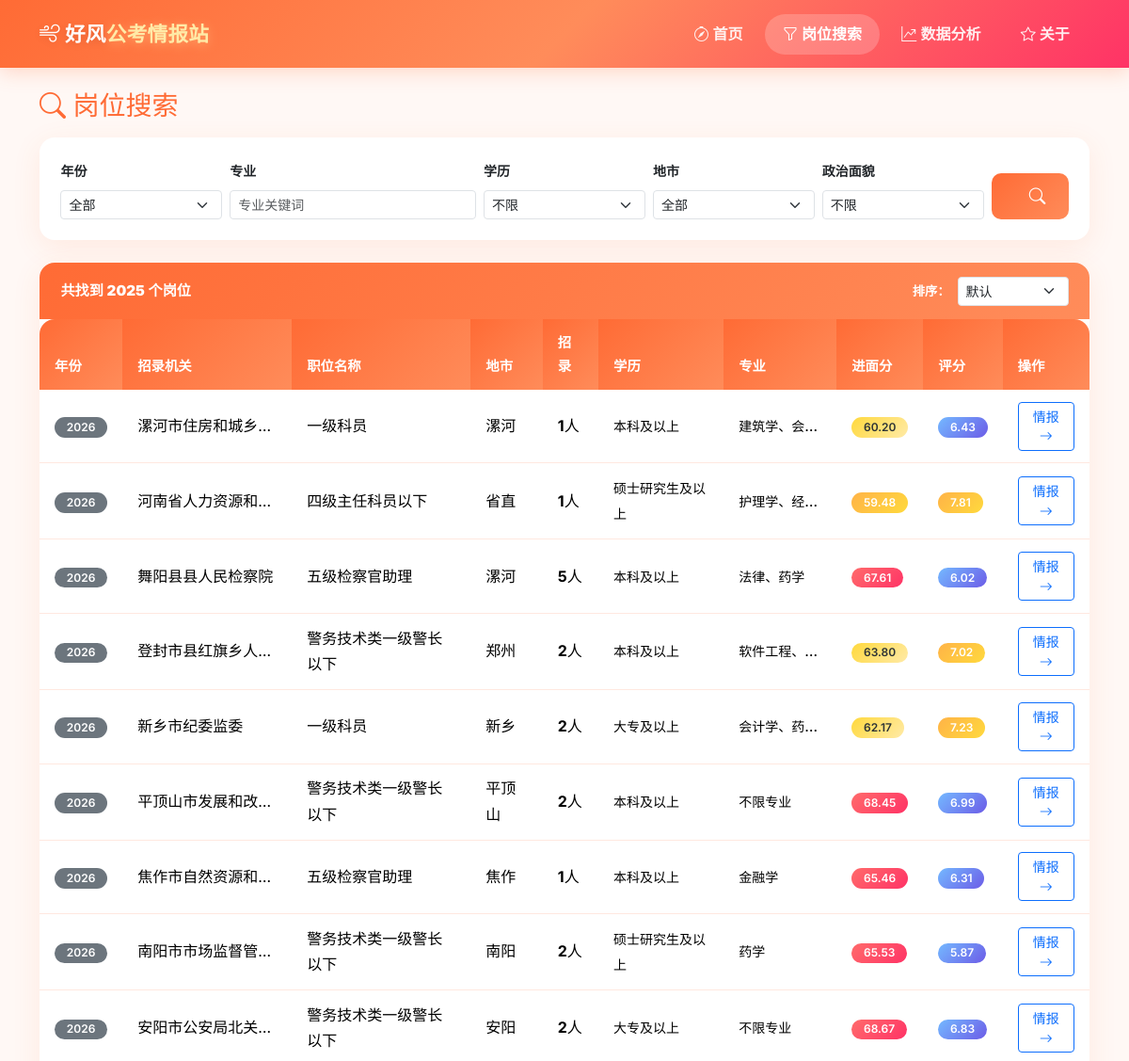
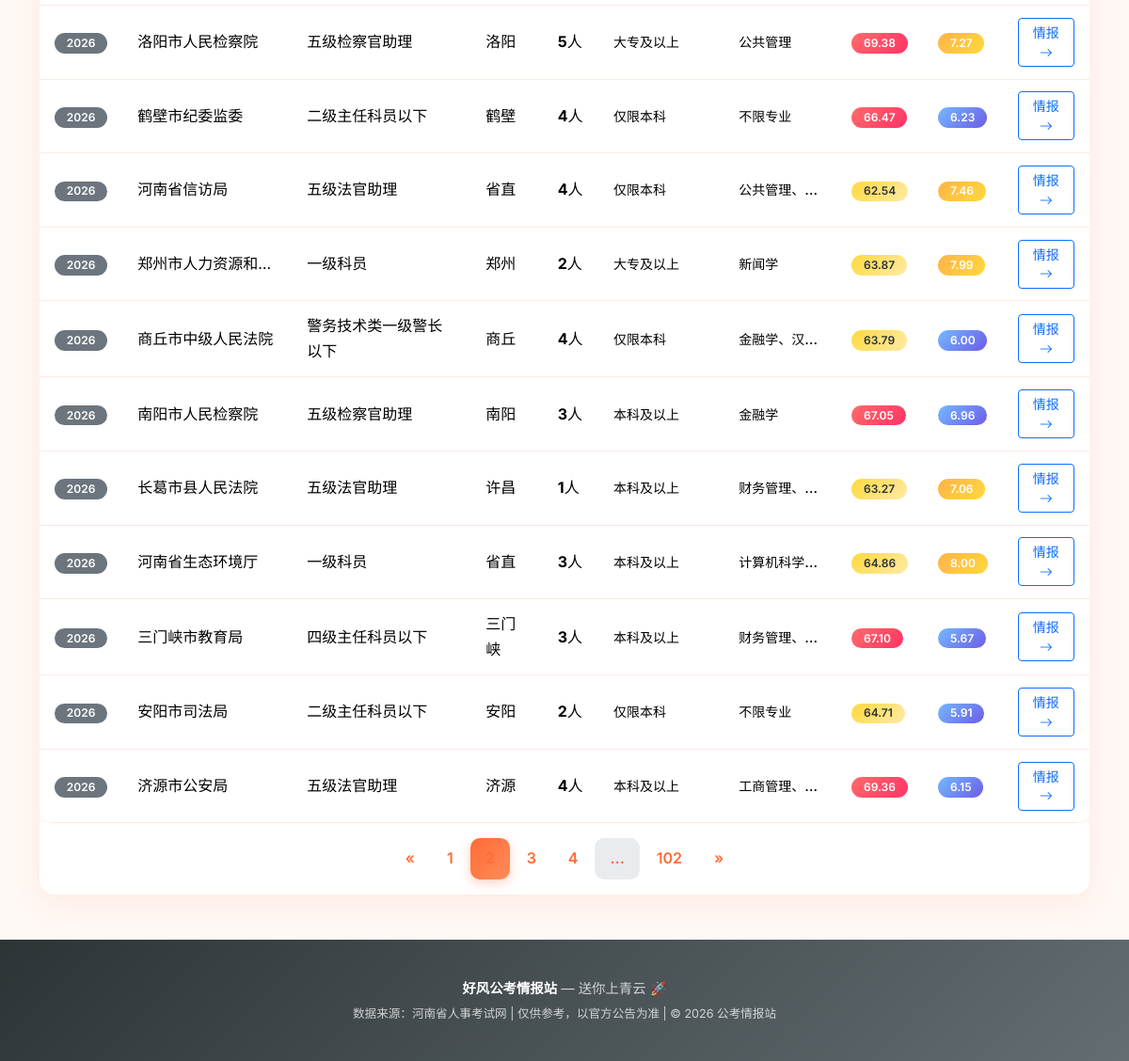
Page /search?page=2& on the committed database (2 pictures, top to bottom).
### tables this page shows
CREATE TABLE positions (
            id INTEGER PRIMARY KEY AUTOINCREMENT,
            year INTEGER NOT NULL,
            unit TEXT NOT NULL,
            position_name TEXT NOT NULL,
            position_code TEXT,
            recruit_num INTEGER,
            major_requirement TEXT,
            education TEXT,
            degree TEXT,
            political_status TEXT,
            experience_requirement TEXT,
            other_conditions TEXT,
            notes TEXT,
            exam_category TEXT,
            interview_ratio TEXT,
            city TEXT,
            district TEXT,
            system_type TEXT,
            min_score REAL,
            max_score REAL,
            avg_score REAL,
            created_at TIMESTAMP DEFAULT CURRENT_TIMESTAMP
        );

CREATE TABLE position_scores (
            position_id INTEGER PRIMARY KEY,
            difficulty_score REAL,
            difficulty_detail TEXT,
            region_score REAL,
            region_detail TEXT,
            salary_score REAL,
            salary_detail TEXT,
            prospect_score REAL,
            prospect_detail TEXT,
            overall_score REAL
        );

### app.py (the view)
@app.route('/search')
def search():
    major = request.args.get('major', '').strip()
    education = request.args.get('education', '').strip()
    city = request.args.get('city', '').strip()
    cities_param = request.args.get('cities', '').strip()
    political = request.args.get('political', '').strip()
    experience = request.args.get('experience', '').strip()
    year = request.args.get('year', '').strip()
    sort_by = request.args.get('sort_by', '').strip()
    order = request.args.get('order', 'ASC').strip()
    page = request.args.get('page', 1, type=int)
    cities_list = None
    if cities_param:
        cities_list = [c.strip() for c in cities_param.split(',') if c.strip()]
    result = search_positions(
        major=major if major else None,
        education=education if education else None,
        city=city if city else None,
        cities=cities_list,
        political=political if political else None,
        experience=experience if experience else None,
        year=int(year) if year else None,
        sort_by=sort_by if sort_by else None,
        order=order,
        page=page,
        per_page=20
    )
    years = get_years()
    cities = get_cities()
    query_params = '&'.join(
        f'{k}={v}' for k, v in request.args.items()
        if k != 'page' and v
    )
    return render_template(
        'search.html',
        result=result,
        years=years,
        cities=cities,
        sort_by=request.args.get('sort_by', ''),
        order=request.args.get('order', ''),
        query_params=query_params
    )

### utils/query.py (called while the page is built)
def get_db():
    conn = sqlite3.connect(DB_PATH)
    conn.row_factory = sqlite3.Row
    return conn

def get_cities():
    conn = get_db()
    cities = conn.execute(
        "SELECT city, COUNT(*) as cnt FROM positions GROUP BY city ORDER BY cnt DESC"
    ).fetchall()
    conn.close()
    return [dict(r) for r in cities]

def get_years():
    conn = get_db()
    years = conn.execute("SELECT DISTINCT year FROM positions ORDER BY year DESC").fetchall()
    conn.close()
    return [r[0] for r in years]

### templates/search.html (shortened to what this page needs)
{% extends "base.html" %}
{% block content %}
<div class="container mt-4">
    <h3 class="mb-3" style="color: var(--primary);">
        <i class="bi bi-search"></i> 岗位搜索
    </h3>
    <div class="card mb-4 fade-in-up">
        <div class="card-body">
            <form action="/search" method="GET" class="row g-2">
                <div class="col-md-2">
                    <label class="form-label small fw-bold">年份</label>
                    <select class="form-select form-select-sm" name="year">
                        <option value="">全部</option>
                    </select>
                </div>
                <div class="col-md-3">
                    <label class="form-label small fw-bold">专业</label>
                    <input type="text" class="form-control form-control-sm" name="major"
                           value="{{ request.args.get('major', '') }}" placeholder="专业关键词">
                </div>
                <div class="col-md-2">
                    <label class="form-label small fw-bold">学历</label>
                    <select class="form-select form-select-sm" name="education">
                        <option value="">不限</option>
                    </select>
                </div>
                <div class="col-md-2">
                    <label class="form-label small fw-bold">地市</label>
                    <select class="form-select form-select-sm" name="city">
                        <option value="">全部</option>
                    </select>
                </div>
                <div class="col-md-2">
                    <label class="form-label small fw-bold">政治面貌</label>
                    <select class="form-select form-select-sm" name="political">
                        <option value="">不限</option>
                    </select>
                </div>
                <div class="col-md-1 d-flex align-items-end">
                    <button type="submit" class="btn btn-search btn-sm w-100">
                        <i class="bi bi-search"></i>
                    </button>
                </div>
            </form>
        </div>
    </div>
    <div class="card">
        <div class="card-header d-flex justify-content-between align-items-center">
            <span>共找到 <strong>{{ result.total }}</strong> 个岗位</span>
            <div class="d-flex gap-2 align-items-center">
                <small>排序：</small>
                <select class="form-select form-select-sm" style="width:auto;" name="sort_select" onchange="applySort(this.value)">
                    <option value="" {% if not sort_by %}selected{% endif %}>默认</option>
                </select>
            </div>
        </div>
        <div class="card-body p-0">
            {% if result.items %}
            <div class="table-responsive">
                <table class="table table-custom table-hover mb-0">
                    <thead>
                        <tr>
                            <th>年份</th>
                            <th>招录机关</th>
                            <th>职位名称</th>
                            <th>地市</th>
                            <th>招录</th>
                            <th>学历</th>
                            <th>专业</th>
                            <th>进面分</th>
                            <th>评分</th>
                            <th>操作</th>
                        </tr>
                    </thead>
                    <tbody>
                        {% for pos in result.rows %}
                        <tr>
                            <td><span class="badge bg-secondary">{{ pos.year }}</span></td>
                            <td class="text-truncate" style="max-width:180px" title="{{ pos.unit }}">{{ pos.unit }}</td>
                            <td>{{ pos.position_name }}</td>
                            <td>{{ pos.city }}</td>
                            <td><strong>{{ pos.recruit_num }}</strong>人</td>
                            <td><small>{{ pos.education }}</small></td>
                            <td class="text-truncate" style="max-width:120px" title="{{ pos.major_requirement }}"><small>{{ pos.major_requirement }}</small></td>
                            <td>
                                {% if pos.avg_score %}
                                <span class="badge {% if pos.avg_score >= 65 %}bg-danger{% elif pos.avg_score >= 60 %}bg-warning text-dark{% else %}bg-success{% endif %}">
                                    {{ "%.2f"|format(pos.avg_score) }}
                                </span>
                                {% else %}
                                <span class="text-muted">-</span>
                                {% endif %}
                            </td>
                            <td>
                                {% if pos.overall_score %}
                                <span class="badge {% if pos.overall_score >= 7 %}bg-success{% elif pos.overall_score >= 5 %}bg-info{% else %}bg-secondary{% endif %}">
                                    {{ "%.2f"|format(pos.overall_score) }}
                                </span>
                                {% endif %}
                            </td>
                            <td>
                                <a href="/position/{{ pos.id }}" class="btn btn-sm btn-outline-primary">
                                    情报 <i class="bi bi-arrow-right"></i>
                                </a>
                            </td>
                        </tr>
                        {% endfor %}
                    </tbody>
                </table>
            </div>
            {% if result.total_pages > 1 %}
            <div class="d-flex justify-content-center p-3">
                <nav>
                    <ul class="pagination mb-0">
                        <li class="page-item {% if result.page <= 1 %}disabled{% endif %}">
                            <a class="page-link" href="?page={{ result.page - 1 }}&{{ query_params }}">&laquo;</a>
                        </li>
                        {% for p in range(1, result.total_pages + 1) %}
                            {% if p == 1 or p == result.total_pages or (p >= result.page - 2 and p <= result.page + 2) %}
                            <li class="page-item {% if p == result.page %}active{% endif %}">
                                <a class="page-link" href="?page={{ p }}&{{ query_params }}">{{ p }}</a>
                            </li>
                            {% elif p == result.page - 3 or p == result.page + 3 %}
                            <li class="page-item disabled"><span class="page-link">...</span></li>
                            {% endif %}
                        {% endfor %}
                        <li class="page-item {% if result.page >= result.total_pages %}disabled{% endif %}">
                            <a class="page-link" href="?page={{ result.page + 1 }}&{{ query_params }}">&raquo;</a>
                        </li>
                    </ul>
                </nav>
            </div>
            {% endif %}
            {% endif %}
        </div>
    </div>
</div>
{% endblock %}

### static/css/style.css (style rules this page uses)
:root { --primary: #FF6B35; --primary-dark: #E55D2B; --primary-light: #FF8C5A; --accent: #FF3366; --accent-light: #FFB347; --green: #00B894; --green-light: #55EFC4; --teal: #00CEC9; --dark: #2D3436; --bg: #FFF8F5; --card-bg: #FFFFFF; --text: #2D3436; --text-light: #636E72; --danger: #FF6B6B; --warning: #FFB347; --success: #00B894; --info: #74B9FF; --border: #FFE8E0; --shadow: 0 8px 30px rgba(255, 107, 53, 0.10); --shadow-hover: 0 12px 40px rgba(255, 107, 53, 0.18); --radius: 16px; --radius-sm: 10px; }
* { box-sizing: border-box; }
body { font-family: 'Inter', 'Noto Sans SC', -apple-system, BlinkMacSystemFont, 'PingFang SC', 'Microsoft YaHei', sans-serif; background: var(--bg); color: var(--text); line-height: 1.7; -webkit-font-smoothing: antialiased; }
.card { border: none; border-radius: var(--radius); box-shadow: var(--shadow); transition: all 0.3s ease; overflow: hidden; }
.card-header { background: linear-gradient(135deg, #FF6B35, #FF8C5A); color: #fff; font-weight: 700; padding: 0.9rem 1.4rem; border-bottom: none; font-size: 0.95rem; }
.card-body { padding: 1.4rem; }
.btn-search { background: linear-gradient(135deg, #FF6B35, #FF8C5A); color: #fff; border: none; font-weight: 700; padding: 0.7rem 2.5rem; border-radius: var(--radius-sm); font-size: 1.1rem; transition: all 0.3s ease; }
.table-custom { background: var(--card-bg); border-radius: var(--radius); overflow: hidden; box-shadow: var(--shadow); }
.table-custom thead th { background: linear-gradient(135deg, #FF6B35, #FF8C5A); color: #fff; font-weight: 600; border: none; padding: 0.8rem 1rem; font-size: 0.9rem; }
.table-custom tbody td { padding: 0.8rem 1rem; vertical-align: middle; border-color: var(--border); }
.table-custom tbody tr { transition: background 0.2s; }
.table-custom tbody tr:nth-child(even) { background: rgba(255, 107, 53, 0.02); }
.badge { border-radius: 30px; padding: 0.3rem 0.8rem; font-weight: 600; }
.badge.bg-success { background: linear-gradient(135deg, #FFB347, #FFD93D) !important; }
.badge.bg-warning { background: linear-gradient(135deg, #FFD93D, #FFEAA7) !important; color: #2D3436 !important; }
.badge.bg-danger { background: linear-gradient(135deg, #FF6B6B, #FF3366) !important; }
.badge.bg-info { background: linear-gradient(135deg, #74B9FF, #6C5CE7) !important; }
.pagination .page-link { color: var(--primary); border-radius: var(--radius-sm); margin: 0 3px; border: none; font-weight: 600; padding: 0.5rem 1rem; transition: all 0.2s; }
.pagination .page-item.active .page-link { background: linear-gradient(135deg, #FF6B35, #FF8C5A); border-color: transparent; box-shadow: 0 4px 12px rgba(255, 107, 53, 0.3); }
.fade-in-up { animation: fadeInUp 0.5s ease-out; }

### rows in the picture
positions: year "2026", unit "漯河市住房和城乡…", position_name "一级科员", city "漯河", recruit_num "1", education "本科及以上", major_requirement "建筑学、会…", avg_score "60.20"
position_scores: overall_score "6.43"
positions: year "2026", unit "河南省人力资源和…", position_name "四级主任科员以下", city "省直", recruit_num "1", education "硕士研究生及以上", major_requirement "护理学、经…", avg_score "59.48"
position_scores: overall_score "7.81"
positions: year "2026", unit "舞阳县县人民检察院", position_name "五级检察官助理", city "漯河", recruit_num "5", education "本科及以上", major_requirement "法律、药学", avg_score "67.61"
position_scores: overall_score "6.02"
positions: year "2026", unit "登封市县红旗乡人…", position_name "警务技术类一级警长以下", city "郑州", recruit_num "2", education "本科及以上", major_requirement "软件工程、…", avg_score "63.80"
position_scores: overall_score "7.02"
positions: year "2026", unit "新乡市纪委监委", position_name "一级科员", city "新乡", recruit_num "2", education "大专及以上", major_requirement "会计学、药…", avg_score "62.17"
position_scores: overall_score "7.23"
positions: year "2026", unit "平顶山市发展和改…", position_name "警务技术类一级警长以下", city "平顶山", recruit_num "2", education "本科及以上", major_requirement "不限专业", avg_score "68.45"
position_scores: overall_score "6.99"
positions: year "2026", unit "焦作市自然资源和…", position_name "五级检察官助理", city "焦作", recruit_num "1", education "本科及以上", major_requirement "金融学", avg_score "65.46"
position_scores: overall_score "6.31"
positions: year "2026", unit "南阳市市场监督管…", position_name "警务技术类一级警长以下", city "南阳", recruit_num "2", education "硕士研究生及以上", major_requirement "药学", avg_score "65.53"
position_scores: overall_score "5.87"
positions: year "2026", unit "安阳市公安局北关…", position_name "警务技术类一级警长以下", city "安阳", recruit_num "2", education "大专及以上", major_requirement "不限专业", avg_score "68.67"
position_scores: overall_score "6.83"
positions: year "2026", unit "洛阳市人民检察院", position_name "五级检察官助理", city "洛阳", recruit_num "5", education "大专及以上", major_requirement "公共管理", avg_score "69.38"
position_scores: overall_score "7.27"
positions: year "2026", unit "鹤壁市纪委监委", position_name "二级主任科员以下", city "鹤壁", recruit_num "4", education "仅限本科", major_requirement "不限专业", avg_score "66.47"
position_scores: overall_score "6.23"
positions: year "2026", unit "河南省信访局", position_name "五级法官助理", city "省直", recruit_num "4", education "仅限本科", major_requirement "公共管理、…", avg_score "62.54"
position_scores: overall_score "7.46"
positions: year "2026", unit "郑州市人力资源和…", position_name "一级科员", city "郑州", recruit_num "2", education "大专及以上", major_requirement "新闻学", avg_score "63.87"
position_scores: overall_score "7.99"
positions: year "2026", unit "商丘市中级人民法院", position_name "警务技术类一级警长以下", city "商丘", recruit_num "4", education "仅限本科", major_requirement "金融学、汉…", avg_score "63.79"
position_scores: overall_score "6.00"
positions: year "2026", unit "南阳市人民检察院", position_name "五级检察官助理", city "南阳", recruit_num "3", education "本科及以上", major_requirement "金融学", avg_score "67.05"
position_scores: overall_score "6.96"
positions: year "2026", unit "长葛市县人民法院", position_name "五级法官助理", city "许昌", recruit_num "1", education "本科及以上", major_requirement "财务管理、…", avg_score "63.27"
position_scores: overall_score "7.06"
positions: year "2026", unit "河南省生态环境厅", position_name "一级科员", city "省直", recruit_num "3", education "本科及以上", major_requirement "计算机科学…", avg_score "64.86"
position_scores: overall_score "8.00"
positions: year "2026", unit "三门峡市教育局", position_name "四级主任科员以下", city "三门峡", recruit_num "3", education "本科及以上", major_requirement "财务管理、…", avg_score "67.10"
position_scores: overall_score "5.67"
positions: year "2026", unit "安阳市司法局", position_name "二级主任科员以下", city "安阳", recruit_num "2", education "仅限本科", major_requirement "不限专业", avg_score "64.71"
position_scores: overall_score "5.91"
positions: year "2026", unit "济源市公安局", position_name "五级法官助理", city "济源", recruit_num "4", education "本科及以上", major_requirement "工商管理、…", avg_score "69.36"
position_scores: overall_score "6.15"

### other values in the picture
{{ result.total }} "2025"
{{ p }} "1" "3" "4" "102"
